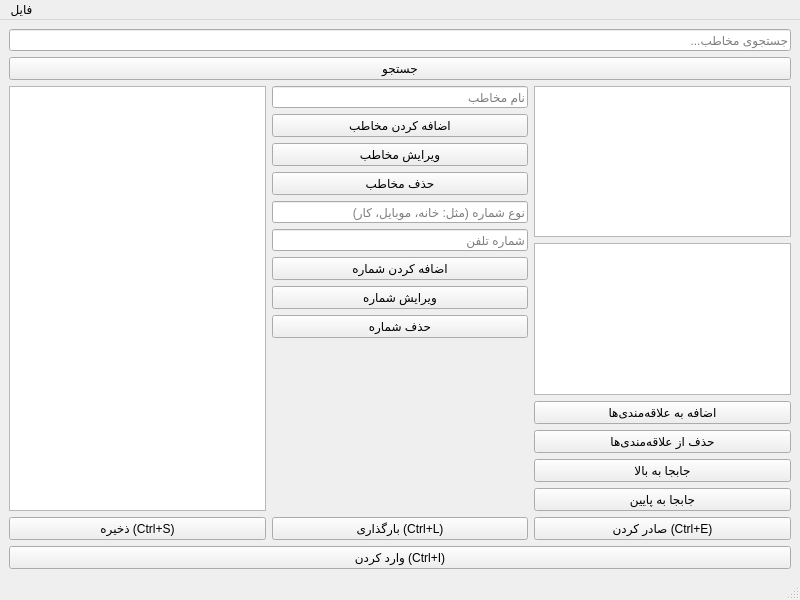
<?xml version="1.0" encoding="UTF-8"?>
<ui version="4.0">
 <class>PhoneBook</class>
 <widget class="QMainWindow" name="PhoneBook">
  <property name="geometry">
   <rect>
    <x>0</x>
    <y>0</y>
    <width>800</width>
    <height>600</height>
   </rect>
  </property>
  <property name="windowTitle">
   <string>دفترچه تلفن</string>
  </property>
  <widget class="QWidget" name="centralwidget">
   <layout class="QGridLayout" name="gridLayout">
    <item row="0" column="0" colspan="3">
     <widget class="QLineEdit" name="searchEdit">
      <property name="placeholderText">
       <string>جستجوی مخاطب...</string>
      </property>
     </widget>
    </item>
    <item row="1" column="0" colspan="3">
     <widget class="QPushButton" name="searchBtn">
      <property name="text">
       <string>جستجو</string>
      </property>
     </widget>
    </item>
    <item row="2" column="0">
     <widget class="QListWidget" name="contactsList"/>
    </item>
    <item row="2" column="1">
     <layout class="QVBoxLayout" name="verticalLayout">
      <item>
       <widget class="QLineEdit" name="nameEdit">
        <property name="placeholderText">
         <string>نام مخاطب</string>
        </property>
       </widget>
      </item>
      <item>
       <widget class="QPushButton" name="addContactBtn">
        <property name="text">
         <string>اضافه کردن مخاطب</string>
        </property>
       </widget>
      </item>
      <item>
       <widget class="QPushButton" name="editContactBtn">
        <property name="text">
         <string>ویرایش مخاطب</string>
        </property>
       </widget>
      </item>
      <item>
       <widget class="QPushButton" name="deleteContactBtn">
        <property name="text">
         <string>حذف مخاطب</string>
        </property>
       </widget>
      </item>
      <item>
       <widget class="QLineEdit" name="phoneTypeEdit">
        <property name="placeholderText">
         <string>نوع شماره (مثل: خانه، موبایل، کار)</string>
        </property>
       </widget>
      </item>
      <item>
       <widget class="QLineEdit" name="phoneNumberEdit">
        <property name="placeholderText">
         <string>شماره تلفن</string>
        </property>
       </widget>
      </item>
      <item>
       <widget class="QPushButton" name="addPhoneBtn">
        <property name="text">
         <string>اضافه کردن شماره</string>
        </property>
       </widget>
      </item>
      <item>
       <widget class="QPushButton" name="editPhoneBtn">
        <property name="text">
         <string>ویرایش شماره</string>
        </property>
       </widget>
      </item>
      <item>
       <widget class="QPushButton" name="deletePhoneBtn">
        <property name="text">
         <string>حذف شماره</string>
        </property>
       </widget>
      </item>
      <item>
       <spacer name="verticalSpacer">
        <property name="orientation">
         <enum>Qt::Vertical</enum>
        </property>
        <property name="sizeHint" stdset="0">
         <size>
          <width>20</width>
          <height>40</height>
         </size>
        </property>
       </spacer>
      </item>
     </layout>
    </item>
    <item row="2" column="2">
     <layout class="QVBoxLayout" name="verticalLayout_2">
      <item>
       <widget class="QListWidget" name="phoneNumbersList"/>
      </item>
      <item>
       <widget class="QListWidget" name="favoritesList"/>
      </item>
      <item>
       <widget class="QPushButton" name="addFavoriteBtn">
        <property name="text">
         <string>اضافه به علاقه‌مندی‌ها</string>
        </property>
       </widget>
      </item>
      <item>
       <widget class="QPushButton" name="removeFavoriteBtn">
        <property name="text">
         <string>حذف از علاقه‌مندی‌ها</string>
        </property>
       </widget>
      </item>
      <item>
       <widget class="QPushButton" name="moveUpBtn">
        <property name="text">
         <string>جابجا به بالا</string>
        </property>
       </widget>
      </item>
      <item>
       <widget class="QPushButton" name="moveDownBtn">
        <property name="text">
         <string>جابجا به پایین</string>
        </property>
       </widget>
      </item>
     </layout>
    </item>
    <item row="3" column="0">
     <widget class="QPushButton" name="saveBtn">
      <property name="text">
       <string>ذخیره (Ctrl+S)</string>
      </property>
     </widget>
    </item>
    <item row="3" column="1">
     <widget class="QPushButton" name="loadBtn">
      <property name="text">
       <string>بارگذاری (Ctrl+L)</string>
      </property>
     </widget>
    </item>
    <item row="3" column="2">
     <widget class="QPushButton" name="exportBtn">
      <property name="text">
       <string>صادر کردن (Ctrl+E)</string>
      </property>
     </widget>
    </item>
    <item row="4" column="0" colspan="3">
     <widget class="QPushButton" name="importBtn">
      <property name="text">
       <string>وارد کردن (Ctrl+I)</string>
      </property>
     </widget>
    </item>
   </layout>
  </widget>
  <widget class="QMenuBar" name="menubar">
   <property name="geometry">
    <rect>
     <x>0</x>
     <y>0</y>
     <width>800</width>
     <height>22</height>
    </rect>
   </property>
   <widget class="QMenu" name="menuFile">
    <property name="title">
     <string>فایل</string>
    </property>
    <addaction name="actionSave"/>
    <addaction name="actionLoad"/>
    <addaction name="actionExport"/>
    <addaction name="actionImport"/>
   </widget>
   <addaction name="menuFile"/>
  </widget>
  <widget class="QStatusBar" name="statusbar"/>
  <action name="actionSave">
   <property name="text">
    <string>ذخیره</string>
   </property>
   <property name="shortcut">
    <string>Ctrl+S</string>
   </property>
  </action>
  <action name="actionLoad">
   <property name="text">
    <string>بارگذاری</string>
   </property>
   <property name="shortcut">
    <string>Ctrl+L</string>
   </property>
  </action>
  <action name="actionExport">
   <property name="text">
    <string>صادر کردن</string>
   </property>
   <property name="shortcut">
    <string>Ctrl+E</string>
   </property>
  </action>
  <action name="actionImport">
   <property name="text">
    <string>وارد کردن</string>
   </property>
   <property name="shortcut">
    <string>Ctrl+I</string>
   </property>
  </action>
 </widget>
 <resources/>
 <connections/>
</ui>
